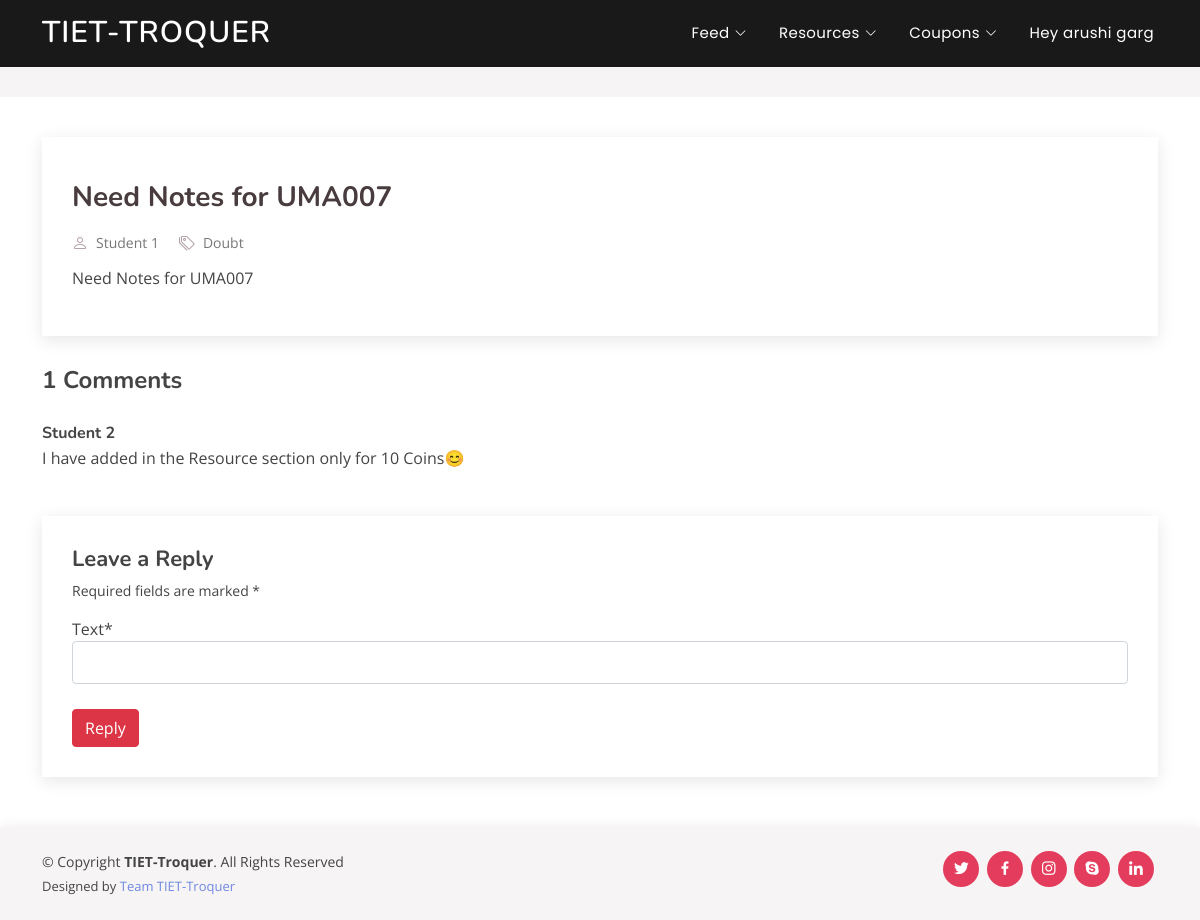
Page /feed-details/1 (signed in) on the committed database.
### user/models.py (models this page shows, shortened)
class User(AbstractUser):
	username			= None
	email 				= models.EmailField(verbose_name='Email Address', unique=True)
	name 				= models.CharField(max_length=50)
	contact_no 			= PhoneNumberField(blank=False, null=False, help_text='Add country code before the contact no.')
	coins				= models.IntegerField(default=50)
	ratings				= models.IntegerField(default=0)
	is_student			= models.BooleanField(default=False)
	is_company 			= models.BooleanField(default=False)
	USERNAME_FIELD 		= 'email'
	user_permissions 	= None
	groups 				= None
	REQUIRED_FIELDS 	= []
	objects = CustomUserManager()

### home/models.py (models this page shows, shortened)
class Feed(models.Model):
	post_type = (('Doubt', 'Doubt'),
				('News', 'News'),)
	author 				= models.ForeignKey(User, related_name = 'author', on_delete=models.CASCADE, null=True)
	title 				= models.CharField(max_length=50)
	post_type			= models.CharField(choices=post_type, max_length=5)
	description			= models.CharField(max_length=500)
	image 				= models.ImageField(default='feed/default.jpg', upload_to='feed/', null=True, blank=True)

class Comments(models.Model):
	by_user 			= models.ForeignKey(User, related_name= 'by_user', on_delete=models.CASCADE, null=False, blank=False)
	feed 				= models.ForeignKey(Feed, related_name= 'feed', on_delete=models.CASCADE, null=True, blank=True)
	text 				= models.CharField(max_length=200, null=False, blank=False)

### home/views.py (the view)
# urls.py: path('feed-details/<int:pk>',				feed_details,		name='feed_details'),
@login_required
def feed_details(request, pk):
	feed = Feed.objects.get(id = pk)
	comment = Comments.objects.filter(feed=feed).order_by('-id')
	if(request.method == 'POST'):
		form = AddComment(request.POST)
		if form.is_valid():
			form.instance.by_user = request.user
			form.instance.feed = feed
			form.save()
	form = AddComment()
	context = {
		'feed' : feed,
		'comment' : comment,
		'form' : form,
	}
	return render(request, 'home/feeds-single.html', context)

### home/forms.py
class AddComment(forms.ModelForm):
	class Meta():
		model = Comments
		fields = ['text']

### home/templates/home/feeds-single.html (shortened to what this page needs)
{% extends "home/base.html" %}
{% load static %}
{% load crispy_forms_tags %}
{% block body %}
<body>
  <main id="main">
    <section id="breadcrumbs" class="breadcrumbs">
    </section>
    <section id="blog" class="blog">
      <div class="container" data-aos="fade-up">
        <div class="row">
          <div class="col entries">
            <article class="entry entry-single">
              <div class="entry-img">
              </div>
              <h2 class="entry-title">
                <a href="blog-single.html">{{ feed.title}}</a>
              </h2>
              <div class="entry-meta">
                <ul>
                  <li class="d-flex align-items-center"><i class="bi bi-person"></i> <a href="{% url 'user_profile' feed.author.id %}">{{ feed.author.name }}</a></li>
                  <li class="d-flex align-items-center"><i class="bi bi-tags"></i> <a href="blog-single.html">{{ feed.post_type }}</a></li>
                </ul>
              </div>
              <div class="entry-content">
                <p>
                  {{ feed.description }}
                </p>
              </div>
            </article>
            <div class="blog-comments">
              <h4 class="comments-count">{{ comment.count }} Comments</h4>
              {% for commen in comment %}
              <div id="comment-1" class="comment">
                <div class="d-flex">
                  <div>
                    <h5><a href="{% url 'user_profile' commen.by_user.id %}">{{ commen.by_user.name }}</a> </h5>
                    <p>
                      {{ commen.text }}
                    </p>
                  </div>
                </div>
              </div>
              {% endfor %}
              <div class="reply-form">
                <h4>Leave a Reply</h4>
                <p>Required fields are marked * </p>
                        <form method="POST" enctype="multipart/form-data">
                          {{form|crispy}}
                        <button class="btn btn-danger" type="submit" value="Reply">Reply</button>
                        </form>
              </div>
            </div>
          </div>
        </div>
      </div>
    </section>
  </main>
{% endblock body %}

### home/templates/home/base.html (shortened to what this page needs)
{% load static %}
<!DOCTYPE html>
<html lang="en">
<head>
  <link href="{%static 'home/assets/vendor/bootstrap/css/bootstrap.min.css'%}" rel="stylesheet">
  <link href="{%static 'home/assets/vendor/bootstrap-icons/bootstrap-icons.css'%}" rel="stylesheet">
  <link href="{%static 'home/assets/vendor/boxicons/css/boxicons.min.css'%}" rel="stylesheet">
  <link href="{%static 'home/assets/vendor/glightbox/css/glightbox.min.css'%}" rel="stylesheet">
  <link href="{%static 'home/assets/vendor/remixicon/remixicon.css'%}" rel="stylesheet">
  <link href="{%static 'home/assets/vendor/swiper/swiper-bundle.min.css'%}" rel="stylesheet">
  <link href="{%static 'home/assets/css/style.css'%}" rel="stylesheet">
</head>
<body>
  <header id="header" class="fixed-top header-inner-pages">
    <div class="container d-flex align-items-center justify-content-between">
      <h1 class="logo"><a href="{% url 'my_posted_resources' %}">TIET-Troquer</a></h1>
      <nav id="navbar" class="navbar">
        <ul>
          <li class="dropdown"><a href="{% url 'feeds' %}"><span>Feed</span> <i class="bi bi-chevron-down"></i></a>
          </li>
          <li class="dropdown"><a href="{% url 'all-resources' %}"><span>Resources</span> <i class="bi bi-chevron-down"></i></a>
          </li>
          <li class="dropdown"><a href="{% url 'available' %}"><span>Coupons</span> <i class="bi bi-chevron-down"></i></a>
          </li>
          {% if user.is_authenticated %}
          <li class="dropdown" ><a href="#">Hey {{ user.name }}</a>
          </li>
          {% else %}
          <li><a class="nav-link scrollto" href="{% url 'login' %}">Login/Signup</a></li>
          {% endif %}
        </ul>
      </nav>
    </div>
  </header>
{% block body %}{% endblock body %}
  <footer id="footer">
    <div class="container d-md-flex py-4">
      <div class="me-md-auto text-center text-md-start">
        <div class="copyright">
          &copy; Copyright <strong><span>TIET-Troquer</span></strong>. All Rights Reserved
        </div>
        <div class="credits">
          Designed by <a href="#">Team TIET-Troquer</a>
        </div>
      </div>
      <div class="social-links text-center text-md-right pt-3 pt-md-0">
        <a href="#" class="twitter"><i class="bx bxl-twitter"></i></a>
        <a href="#" class="facebook"><i class="bx bxl-facebook"></i></a>
        <a href="#" class="instagram"><i class="bx bxl-instagram"></i></a>
        <a href="#" class="google-plus"><i class="bx bxl-skype"></i></a>
        <a href="#" class="linkedin"><i class="bx bxl-linkedin"></i></a>
      </div>
    </div>
  </footer>
</body>
</html>

### home/static/home/assets/css/style.css (style rules this page uses)
body { font-family: "Open Sans", sans-serif; color: #444444; }
a { color: #7088e2; text-decoration: none; }
h1, h2, h3, h4, h5, h6 { font-family: "Nunito", sans-serif; }
#header { transition: all 0.5s; z-index: 997; padding: 20px 0; }
#header .logo { font-size: 30px; margin: 0; padding: 0; line-height: 1; font-weight: 600; letter-spacing: 1px; text-transform: uppercase; }
#header .logo a { color: #fff; }
#header.header-scrolled, #header.header-inner-pages { background: rgba(0, 0, 0, 0.9); padding: 12px 0; }
.navbar { padding: 0; }
.navbar ul { margin: 0; padding: 0; display: flex; list-style: none; align-items: center; }
.navbar li { position: relative; }
.navbar > ul > li { white-space: nowrap; padding: 10px 0 10px 24px; }
.navbar a { display: flex; align-items: center; justify-content: space-between; font-family: "Poppins", sans-serif; color: #fff; font-size: 15px; padding: 0 4px; white-space: nowrap; transition: 0.3s; letter-spacing: 0.4px; position: relative; }
.navbar a i { font-size: 12px; line-height: 0; margin-left: 5px; }
.navbar > ul > li > a:before { content: ""; position: absolute; width: 100%; height: 2px; bottom: -6px; left: 0; background-color: #e43c5c; visibility: hidden; transform: scaleX(0); transition: all 0.3s ease-in-out 0s; }
section { padding: 60px 0; overflow: hidden; }
.breadcrumbs { padding: 15px 0; background: #f6f4f4; margin-top: 67px; }
.blog { padding: 40px 0 20px 0; }
.blog .entry { padding: 30px; margin-bottom: 60px; box-shadow: 0 4px 16px rgba(0, 0, 0, 0.1); }
.blog .entry .entry-img { max-height: 440px; margin: -30px -30px 20px -30px; overflow: hidden; }
.blog .entry .entry-title { font-size: 28px; font-weight: bold; padding: 0; margin: 0 0 20px 0; }
.blog .entry .entry-title a { color: #493c3e; transition: 0.3s; }
.blog .entry .entry-meta { margin-bottom: 15px; color: #b1a0a3; }
.blog .entry .entry-meta ul { display: flex; flex-wrap: wrap; list-style: none; align-items: center; padding: 0; margin: 0; }
.blog .entry .entry-meta ul li + li { padding-left: 20px; }
.blog .entry .entry-meta i { font-size: 16px; margin-right: 8px; line-height: 0; }
.blog .entry .entry-meta a { color: #777777; font-size: 14px; display: inline-block; line-height: 1; }
.blog .entry .entry-content p { line-height: 24px; }
.blog .entry-single { margin-bottom: 30px; }
.blog .blog-comments { margin-bottom: 30px; }
.blog .blog-comments .comments-count { font-weight: bold; }
.blog .blog-comments .comment { margin-top: 30px; position: relative; }
.blog .blog-comments .comment h5 { font-size: 16px; margin-bottom: 2px; }
.blog .blog-comments .comment h5 a { font-weight: bold; color: #444444; transition: 0.3s; }
.blog .blog-comments .reply-form { margin-top: 30px; padding: 30px; box-shadow: 0 4px 16px rgba(0, 0, 0, 0.1); }
.blog .blog-comments .reply-form h4 { font-weight: bold; font-size: 22px; }
.blog .blog-comments .reply-form p { font-size: 14px; }
.blog .blog-comments .reply-form input { border-radius: 4px; padding: 10px 10px; font-size: 14px; }
.blog .blog-comments .reply-form .form-group { margin-bottom: 25px; }
#footer { color: #444444; font-size: 14px; background: #f6f4f4; box-shadow: 0px 2px 15px rgba(0, 0, 0, 0.1); }
#footer .credits { padding-top: 5px; font-size: 13px; color: #444444; }
#footer .social-links a { font-size: 18px; display: inline-block; background: #e43c5c; color: #fff; line-height: 1; padding: 8px 0; margin-right: 4px; border-radius: 50%; text-align: center; width: 36px; height: 36px; transition: 0.3s; }

### rows in the picture
User: name "arushi garg"
Feed: title "Need Notes for UMA007", author.name "Student 1", post_type "Doubt", description "Need Notes for UMA007"
Comments: by_user.name "Student 2", text "I have added in the Resource section only for 10 Coins😊"

### other values in the picture
{{ comment.count }} "1"
